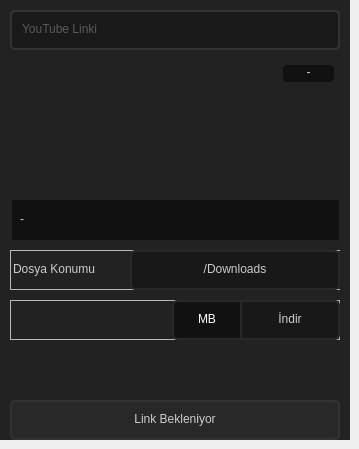
               <widget class="QWidget" name="music">
                <widget class="QFrame" name="videofr_2">
                 <property name="geometry">
                  <rect>
                   <x>0</x>
                   <y>0</y>
                   <width>350</width>
                   <height>440</height>
                  </rect>
                 </property>
                 <property name="styleSheet">
                  <string notr="true">#videofr_2 {
	background-color: #222;
}</string>
                 </property>
                 <property name="frameShape">
                  <enum>QFrame::NoFrame</enum>
                 </property>
                 <property name="frameShadow">
                  <enum>QFrame::Raised</enum>
                 </property>
                 <layout class="QVBoxLayout" name="verticalLayout_10">
                  <property name="spacing">
                   <number>10</number>
                  </property>
                  <property name="leftMargin">
                   <number>10</number>
                  </property>
                  <property name="topMargin">
                   <number>10</number>
                  </property>
                  <property name="rightMargin">
                   <number>10</number>
                  </property>
                  <property name="bottomMargin">
                   <number>0</number>
                  </property>
                  <item>
                   <widget class="QFrame" name="searchbar_2">
                    <property name="minimumSize">
                     <size>
                      <width>330</width>
                      <height>40</height>
                     </size>
                    </property>
                    <property name="maximumSize">
                     <size>
                      <width>330</width>
                      <height>40</height>
                     </size>
                    </property>
                    <property name="styleSheet">
                     <string notr="true">#searchtxt_2 {
	border-radius: 5px;
	padding-left: 8px;
	padding-right: 35px;
	border: 2px solid #333;
	background-color: #191919;
	font-size: 12px;
	color: #999;
	padding-bottom: 2px;
}
#searchtxt_2:focus {
	background-color: #151515;
	border: 2px solid #292929;
	color: #fff;
}
#searchbtn_2 {
	border: none;
	color: red;
	image: url(:/icon/icons/icons8_search_20px_1.png);
}
#searchbtn_2:hover {
	image: url(:/icon/icons/icons8_search_20px_2.png);
}</string>
                    </property>
                    <property name="frameShape">
                     <enum>QFrame::NoFrame</enum>
                    </property>
                    <property name="frameShadow">
                     <enum>QFrame::Raised</enum>
                    </property>
                    <widget class="QLineEdit" name="searchtxt_2">
                     <property name="geometry">
                      <rect>
                       <x>0</x>
                       <y>0</y>
                       <width>330</width>
                       <height>40</height>
                      </rect>
                     </property>
                     <property name="minimumSize">
                      <size>
                       <width>330</width>
                       <height>40</height>
                      </size>
                     </property>
                     <property name="maximumSize">
                      <size>
                       <width>330</width>
                       <height>40</height>
                      </size>
                     </property>
                     <property name="placeholderText">
                      <string>YouTube Linki</string>
                     </property>
                    </widget>
                    <widget class="QPushButton" name="searchbtn_2">
                     <property name="geometry">
                      <rect>
                       <x>290</x>
                       <y>0</y>
                       <width>40</width>
                       <height>40</height>
                      </rect>
                     </property>
                     <property name="minimumSize">
                      <size>
                       <width>40</width>
                       <height>40</height>
                      </size>
                     </property>
                     <property name="maximumSize">
                      <size>
                       <width>40</width>
                       <height>40</height>
                      </size>
                     </property>
                     <property name="cursor">
                      <cursorShape>PointingHandCursor</cursorShape>
                     </property>
                     <property name="text">
                      <string/>
                     </property>
                    </widget>
                   </widget>
                  </item>
                  <item>
                   <widget class="QFrame" name="resultbar_2">
                    <property name="styleSheet">
                     <string notr="true"/>
                    </property>
                    <property name="frameShape">
                     <enum>QFrame::NoFrame</enum>
                    </property>
                    <property name="frameShadow">
                     <enum>QFrame::Raised</enum>
                    </property>
                    <widget class="QFrame" name="thumbfr_2">
                     <property name="geometry">
                      <rect>
                       <x>0</x>
                       <y>0</y>
                       <width>329</width>
                       <height>180</height>
                      </rect>
                     </property>
                     <property name="minimumSize">
                      <size>
                       <width>329</width>
                       <height>180</height>
                      </size>
                     </property>
                     <property name="maximumSize">
                      <size>
                       <width>329</width>
                       <height>180</height>
                      </size>
                     </property>
                     <property name="styleSheet">
                      <string notr="true">#thumbfr_2 {
	border-image: url(:/icon/icons/videoback.fw.png);
	margin-left: 2px;
	border-width: 5px;
}
</string>
                     </property>
                     <property name="frameShape">
                      <enum>QFrame::NoFrame</enum>
                     </property>
                     <property name="frameShadow">
                      <enum>QFrame::Raised</enum>
                     </property>
                     <widget class="QLabel" name="duration_2">
                      <property name="geometry">
                       <rect>
                        <x>273</x>
                        <y>5</y>
                        <width>51</width>
                        <height>17</height>
                       </rect>
                      </property>
                      <property name="sizePolicy">
                       <sizepolicy hsizetype="Preferred" vsizetype="Preferred">
                        <horstretch>0</horstretch>
                        <verstretch>0</verstretch>
                       </sizepolicy>
                      </property>
                      <property name="minimumSize">
                       <size>
                        <width>35</width>
                        <height>17</height>
                       </size>
                      </property>
                      <property name="maximumSize">
                       <size>
                        <width>80</width>
                        <height>15</height>
                       </size>
                      </property>
                      <property name="styleSheet">
                       <string notr="true">#duration_2 {
	background-color: qlineargradient(spread:pad, x1:0, y1:0, x2:1, y2:1, stop:0 rgba(0, 0, 0, 128), stop:1 rgba(0, 0, 0, 129));
	border-radius: 4px;
	color: #ccc;
	padding-bottom: 3px;
}</string>
                      </property>
                      <property name="text">
                       <string>-</string>
                      </property>
                      <property name="alignment">
                       <set>Qt::AlignCenter</set>
                      </property>
                      <property name="wordWrap">
                       <bool>true</bool>
                      </property>
                     </widget>
                     <widget class="QLabel" name="videotitle_2">
                      <property name="geometry">
                       <rect>
                        <x>2</x>
                        <y>140</y>
                        <width>327</width>
                        <height>41</height>
                       </rect>
                      </property>
                      <property name="minimumSize">
                       <size>
                        <width>327</width>
                        <height>30</height>
                       </size>
                      </property>
                      <property name="maximumSize">
                       <size>
                        <width>327</width>
                        <height>16777215</height>
                       </size>
                      </property>
                      <property name="styleSheet">
                       <string notr="true">#videotitle_2 {
	background-color: qlineargradient(spread:pad, x1:0, y1:0, x2:1, y2:1, stop:0 rgba(0, 0, 0, 128), stop:1 rgba(0, 0, 0, 129));
	color: #ccc;
	padding-left: 5px;
	padding-right: 5px;
	padding-bottom: 4px;
	font-size: 12px;
}</string>
                      </property>
                      <property name="text">
                       <string>-</string>
                      </property>
                      <property name="wordWrap">
                       <bool>true</bool>
                      </property>
                     </widget>
                    </widget>
                    <widget class="QFrame" name="optionsfr_2">
                     <property name="geometry">
                      <rect>
                       <x>0</x>
                       <y>190</y>
                       <width>331</width>
                       <height>40</height>
                      </rect>
                     </property>
                     <property name="styleSheet">
                      <string notr="true">QLabel {
	font-size: 12px;
	color: #ccc;
	padding-bottom: 2px;
}</string>
                     </property>
                     <property name="frameShape">
                      <enum>QFrame::NoFrame</enum>
                     </property>
                     <property name="frameShadow">
                      <enum>QFrame::Raised</enum>
                     </property>
                     <layout class="QGridLayout" name="gridLayout_2">
                      <property name="leftMargin">
                       <number>0</number>
                      </property>
                      <property name="topMargin">
                       <number>0</number>
                      </property>
                      <property name="rightMargin">
                       <number>0</number>
                      </property>
                      <property name="bottomMargin">
                       <number>0</number>
                      </property>
                      <property name="horizontalSpacing">
                       <number>0</number>
                      </property>
                      <property name="verticalSpacing">
                       <number>10</number>
                      </property>
                      <item row="0" column="0">
                       <widget class="QFrame" name="frame_4">
                        <property name="minimumSize">
                         <size>
                          <width>0</width>
                          <height>40</height>
                         </size>
                        </property>
                        <property name="maximumSize">
                         <size>
                          <width>1677</width>
                          <height>40</height>
                         </size>
                        </property>
                        <property name="styleSheet">
                         <string notr="true">QPushButton {	
	border: 2px solid #282828;
	background-color: #181818;
	color: #ccc;
	font-size: 12px;
	padding-bottom: 2px;
}
#btn720p_2 {
	border-top-right-radius: 5px;
	border-bottom-right-radius: 5px;
}
#btn360p_2 {
	border-top-left-radius: 5px;
	border-bottom-left-radius: 5px;
}
QPushButton:hover {
	background-color: #111;
	color: #fff;
}
QPushButton:checked {
	background-color: #111;
	color: #fff;
}</string>
                        </property>
                        <property name="frameShape">
                         <enum>QFrame::StyledPanel</enum>
                        </property>
                        <property name="frameShadow">
                         <enum>QFrame::Raised</enum>
                        </property>
                        <widget class="QPushButton" name="btnpath_2">
                         <property name="enabled">
                          <bool>false</bool>
                         </property>
                         <property name="geometry">
                          <rect>
                           <x>120</x>
                           <y>0</y>
                           <width>210</width>
                           <height>40</height>
                          </rect>
                         </property>
                         <property name="minimumSize">
                          <size>
                           <width>0</width>
                           <height>40</height>
                          </size>
                         </property>
                         <property name="maximumSize">
                          <size>
                           <width>1677</width>
                           <height>40</height>
                          </size>
                         </property>
                         <property name="cursor">
                          <cursorShape>PointingHandCursor</cursorShape>
                         </property>
                         <property name="styleSheet">
                          <string notr="true">QPushButton {	
	border: 2px solid #282828;
	background-color: #181818;
	color: #ccc;
	font-size: 12px;
	padding-bottom: 2px;
	border-radius: 5px;
}

QPushButton:hover {
	background-color: #111;
	color: #fff;
}
QPushButton:checked {
	background-color: #111;
	color: #fff;
}

</string>
                         </property>
                         <property name="text">
                          <string>/Downloads</string>
                         </property>
                         <property name="checkable">
                          <bool>true</bool>
                         </property>
                         <property name="checked">
                          <bool>false</bool>
                         </property>
                        </widget>
                        <widget class="QLabel" name="label_10">
                         <property name="geometry">
                          <rect>
                           <x>0</x>
                           <y>0</y>
                           <width>120</width>
                           <height>40</height>
                          </rect>
                         </property>
                         <property name="minimumSize">
                          <size>
                           <width>120</width>
                           <height>40</height>
                          </size>
                         </property>
                         <property name="maximumSize">
                          <size>
                           <width>120</width>
                           <height>40</height>
                          </size>
                         </property>
                         <property name="text">
                          <string>Dosya Konumu</string>
                         </property>
                        </widget>
                       </widget>
                      </item>
                     </layout>
                    </widget>
                    <widget class="QFrame" name="frame_5">
                     <property name="geometry">
                      <rect>
                       <x>0</x>
                       <y>240</y>
                       <width>330</width>
                       <height>40</height>
                      </rect>
                     </property>
                     <property name="minimumSize">
                      <size>
                       <width>0</width>
                       <height>40</height>
                      </size>
                     </property>
                     <property name="maximumSize">
                      <size>
                       <width>16777215</width>
                       <height>40</height>
                      </size>
                     </property>
                     <property name="styleSheet">
                      <string notr="true">QPushButton {	
	border: 2px solid #282828;
	background-color: #181818;
	color: #ccc;
	font-size: 12px;
	padding-bottom: 2px;
}
#downloadbtn_2 {
	border-top-right-radius: 5px;
	border-bottom-right-radius: 5px;
}
#sizebtn_2 {
	border-top-left-radius: 5px;
	border-bottom-left-radius: 5px;
}
QPushButton:hover {
	background-color: #111;
	color: #fff;
}
QPushButton:checked {
	background-color: #111;
	color: #fff;
}</string>
                     </property>
                     <property name="frameShape">
                      <enum>QFrame::StyledPanel</enum>
                     </property>
                     <property name="frameShadow">
                      <enum>QFrame::Raised</enum>
                     </property>
                     <widget class="QPushButton" name="downloadbtn_2">
                      <property name="enabled">
                       <bool>false</bool>
                      </property>
                      <property name="geometry">
                       <rect>
                        <x>230</x>
                        <y>0</y>
                        <width>100</width>
                        <height>40</height>
                       </rect>
                      </property>
                      <property name="minimumSize">
                       <size>
                        <width>100</width>
                        <height>40</height>
                       </size>
                      </property>
                      <property name="maximumSize">
                       <size>
                        <width>100</width>
                        <height>40</height>
                       </size>
                      </property>
                      <property name="cursor">
                       <cursorShape>PointingHandCursor</cursorShape>
                      </property>
                      <property name="text">
                       <string>İndir</string>
                      </property>
                     </widget>
                     <widget class="QPushButton" name="sizebtn_2">
                      <property name="enabled">
                       <bool>false</bool>
                      </property>
                      <property name="geometry">
                       <rect>
                        <x>162</x>
                        <y>0</y>
                        <width>70</width>
                        <height>40</height>
                       </rect>
                      </property>
                      <property name="minimumSize">
                       <size>
                        <width>70</width>
                        <height>40</height>
                       </size>
                      </property>
                      <property name="maximumSize">
                       <size>
                        <width>70</width>
                        <height>40</height>
                       </size>
                      </property>
                      <property name="text">
                       <string>MB</string>
                      </property>
                      <property name="checkable">
                       <bool>true</bool>
                      </property>
                      <property name="checked">
                       <bool>true</bool>
                      </property>
                     </widget>
                    </widget>
                   </widget>
                  </item>
                  <item>
                   <widget class="QFrame" name="footer_2">
                    <property name="minimumSize">
                     <size>
                      <width>0</width>
                      <height>40</height>
                     </size>
                    </property>
                    <property name="maximumSize">
                     <size>
                      <width>16777215</width>
                      <height>40</height>
                     </size>
                    </property>
                    <property name="styleSheet">
                     <string notr="true"/>
                    </property>
                    <property name="frameShape">
                     <enum>QFrame::NoFrame</enum>
                    </property>
                    <property name="frameShadow">
                     <enum>QFrame::Raised</enum>
                    </property>
                    <widget class="QProgressBar" name="progressBar_2">
                     <property name="geometry">
                      <rect>
                       <x>0</x>
                       <y>0</y>
                       <width>330</width>
                       <height>40</height>
                      </rect>
                     </property>
                     <property name="minimumSize">
                      <size>
                       <width>330</width>
                       <height>40</height>
                      </size>
                     </property>
                     <property name="maximumSize">
                      <size>
                       <width>330</width>
                       <height>40</height>
                      </size>
                     </property>
                     <property name="styleSheet">
                      <string notr="true">QProgressBar {
    border: 2px solid #333;
    border-radius: 5px;
	background-color: #282828;
	color: rgb(255, 255, 255);
}

QProgressBar::chunk {
	background-color: #111;
    width: 3px;
}</string>
                     </property>
                     <property name="value">
                      <number>0</number>
                     </property>
                     <property name="orientation">
                      <enum>Qt::Horizontal</enum>
                     </property>
                     <property name="textDirection">
                      <enum>QProgressBar::TopToBottom</enum>
                     </property>
                     <property name="format">
                      <string/>
                     </property>
                    </widget>
                    <widget class="QLabel" name="bartxt_2">
                     <property name="geometry">
                      <rect>
                       <x>0</x>
                       <y>0</y>
                       <width>330</width>
                       <height>40</height>
                      </rect>
                     </property>
                     <property name="minimumSize">
                      <size>
                       <width>330</width>
                       <height>40</height>
                      </size>
                     </property>
                     <property name="maximumSize">
                      <size>
                       <width>330</width>
                       <height>40</height>
                      </size>
                     </property>
                     <property name="styleSheet">
                      <string notr="true">color: #ccc;
font-size: 12px;
padding-bottom: 2px;</string>
                     </property>
                     <property name="text">
                      <string>Link Bekleniyor</string>
                     </property>
                     <property name="alignment">
                      <set>Qt::AlignCenter</set>
                     </property>
                    </widget>
                   </widget>
                  </item>
                 </layout>
                </widget>
               </widget>
